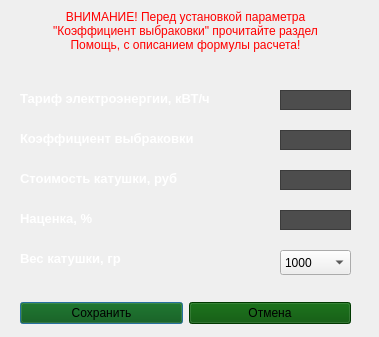
<?xml version="1.0" encoding="UTF-8"?>
<ui version="4.0">
 <class>Settings</class>
 <widget class="QDialog" name="Settings">
  <property name="geometry">
   <rect>
    <x>0</x>
    <y>0</y>
    <width>379</width>
    <height>337</height>
   </rect>
  </property>
  <property name="windowTitle">
   <string>Настройки</string>
  </property>
  <property name="windowIcon">
   <iconset>
    <normaloff>img/logo-1.png</normaloff>img/logo-1.png</iconset>
  </property>
  <widget class="QPlainTextEdit" name="input_tarif">
   <property name="geometry">
    <rect>
     <x>280</x>
     <y>90</y>
     <width>71</width>
     <height>20</height>
    </rect>
   </property>
   <property name="sizePolicy">
    <sizepolicy hsizetype="Fixed" vsizetype="Fixed">
     <horstretch>0</horstretch>
     <verstretch>0</verstretch>
    </sizepolicy>
   </property>
   <property name="font">
    <font>
     <pointsize>10</pointsize>
     <bold>true</bold>
     <stylestrategy>PreferAntialias</stylestrategy>
    </font>
   </property>
   <property name="acceptDrops">
    <bool>false</bool>
   </property>
   <property name="toolTipDuration">
    <number>0</number>
   </property>
   <property name="whatsThis">
    <string/>
   </property>
   <property name="autoFillBackground">
    <bool>false</bool>
   </property>
   <property name="styleSheet">
    <string notr="true">background-color: rgb(77, 77, 77);</string>
   </property>
   <property name="inputMethodHints">
    <set>Qt::ImhDigitsOnly</set>
   </property>
   <property name="lineWidth">
    <number>0</number>
   </property>
   <property name="verticalScrollBarPolicy">
    <enum>Qt::ScrollBarAlwaysOff</enum>
   </property>
   <property name="horizontalScrollBarPolicy">
    <enum>Qt::ScrollBarAsNeeded</enum>
   </property>
   <property name="undoRedoEnabled">
    <bool>false</bool>
   </property>
   <property name="lineWrapMode">
    <enum>QPlainTextEdit::NoWrap</enum>
   </property>
   <property name="plainText">
    <string notr="true"/>
   </property>
   <property name="tabStopDistance">
    <double>80.000000000000000</double>
   </property>
   <property name="maximumBlockCount">
    <number>3</number>
   </property>
   <property name="centerOnScroll">
    <bool>false</bool>
   </property>
   <property name="placeholderText">
    <string notr="true">0</string>
   </property>
  </widget>
  <widget class="QLabel" name="Tarif">
   <property name="geometry">
    <rect>
     <x>20</x>
     <y>90</y>
     <width>221</width>
     <height>17</height>
    </rect>
   </property>
   <property name="font">
    <font>
     <pointsize>10</pointsize>
     <bold>true</bold>
    </font>
   </property>
   <property name="styleSheet">
    <string notr="true">color: rgb(255, 255, 255);</string>
   </property>
   <property name="text">
    <string>Тариф электроэнергии, кВТ/ч</string>
   </property>
  </widget>
  <widget class="QPlainTextEdit" name="input_q_trash">
   <property name="geometry">
    <rect>
     <x>280</x>
     <y>130</y>
     <width>71</width>
     <height>20</height>
    </rect>
   </property>
   <property name="sizePolicy">
    <sizepolicy hsizetype="Fixed" vsizetype="Fixed">
     <horstretch>0</horstretch>
     <verstretch>0</verstretch>
    </sizepolicy>
   </property>
   <property name="font">
    <font>
     <pointsize>10</pointsize>
     <bold>true</bold>
     <stylestrategy>PreferAntialias</stylestrategy>
    </font>
   </property>
   <property name="acceptDrops">
    <bool>false</bool>
   </property>
   <property name="toolTipDuration">
    <number>0</number>
   </property>
   <property name="whatsThis">
    <string/>
   </property>
   <property name="autoFillBackground">
    <bool>false</bool>
   </property>
   <property name="styleSheet">
    <string notr="true">background-color: rgb(77, 77, 77);</string>
   </property>
   <property name="inputMethodHints">
    <set>Qt::ImhDigitsOnly</set>
   </property>
   <property name="lineWidth">
    <number>0</number>
   </property>
   <property name="verticalScrollBarPolicy">
    <enum>Qt::ScrollBarAlwaysOff</enum>
   </property>
   <property name="horizontalScrollBarPolicy">
    <enum>Qt::ScrollBarAsNeeded</enum>
   </property>
   <property name="undoRedoEnabled">
    <bool>false</bool>
   </property>
   <property name="lineWrapMode">
    <enum>QPlainTextEdit::NoWrap</enum>
   </property>
   <property name="plainText">
    <string notr="true"/>
   </property>
   <property name="tabStopDistance">
    <double>80.000000000000000</double>
   </property>
   <property name="maximumBlockCount">
    <number>3</number>
   </property>
   <property name="centerOnScroll">
    <bool>false</bool>
   </property>
   <property name="placeholderText">
    <string notr="true">0</string>
   </property>
  </widget>
  <widget class="QLabel" name="Q_trash">
   <property name="geometry">
    <rect>
     <x>20</x>
     <y>130</y>
     <width>201</width>
     <height>17</height>
    </rect>
   </property>
   <property name="font">
    <font>
     <pointsize>10</pointsize>
     <bold>true</bold>
    </font>
   </property>
   <property name="styleSheet">
    <string notr="true">color: rgb(255, 255, 255);</string>
   </property>
   <property name="text">
    <string>Коэффициент выбраковки</string>
   </property>
  </widget>
  <widget class="QPlainTextEdit" name="input_price_pastik">
   <property name="geometry">
    <rect>
     <x>280</x>
     <y>170</y>
     <width>71</width>
     <height>20</height>
    </rect>
   </property>
   <property name="sizePolicy">
    <sizepolicy hsizetype="Fixed" vsizetype="Fixed">
     <horstretch>0</horstretch>
     <verstretch>0</verstretch>
    </sizepolicy>
   </property>
   <property name="font">
    <font>
     <pointsize>10</pointsize>
     <bold>true</bold>
     <stylestrategy>PreferAntialias</stylestrategy>
    </font>
   </property>
   <property name="acceptDrops">
    <bool>false</bool>
   </property>
   <property name="toolTipDuration">
    <number>0</number>
   </property>
   <property name="whatsThis">
    <string/>
   </property>
   <property name="autoFillBackground">
    <bool>false</bool>
   </property>
   <property name="styleSheet">
    <string notr="true">background-color: rgb(77, 77, 77);</string>
   </property>
   <property name="inputMethodHints">
    <set>Qt::ImhDigitsOnly</set>
   </property>
   <property name="lineWidth">
    <number>0</number>
   </property>
   <property name="verticalScrollBarPolicy">
    <enum>Qt::ScrollBarAlwaysOff</enum>
   </property>
   <property name="horizontalScrollBarPolicy">
    <enum>Qt::ScrollBarAsNeeded</enum>
   </property>
   <property name="undoRedoEnabled">
    <bool>false</bool>
   </property>
   <property name="lineWrapMode">
    <enum>QPlainTextEdit::NoWrap</enum>
   </property>
   <property name="plainText">
    <string notr="true"/>
   </property>
   <property name="tabStopDistance">
    <double>80.000000000000000</double>
   </property>
   <property name="maximumBlockCount">
    <number>3</number>
   </property>
   <property name="centerOnScroll">
    <bool>false</bool>
   </property>
   <property name="placeholderText">
    <string notr="true">0</string>
   </property>
  </widget>
  <widget class="QLabel" name="Price_plastik">
   <property name="geometry">
    <rect>
     <x>20</x>
     <y>170</y>
     <width>181</width>
     <height>17</height>
    </rect>
   </property>
   <property name="font">
    <font>
     <pointsize>10</pointsize>
     <bold>true</bold>
    </font>
   </property>
   <property name="styleSheet">
    <string notr="true">color: rgb(255, 255, 255);</string>
   </property>
   <property name="text">
    <string>Стоимость катушки, руб</string>
   </property>
  </widget>
  <widget class="QPlainTextEdit" name="input_overprice">
   <property name="geometry">
    <rect>
     <x>280</x>
     <y>210</y>
     <width>71</width>
     <height>20</height>
    </rect>
   </property>
   <property name="sizePolicy">
    <sizepolicy hsizetype="Fixed" vsizetype="Fixed">
     <horstretch>0</horstretch>
     <verstretch>0</verstretch>
    </sizepolicy>
   </property>
   <property name="font">
    <font>
     <pointsize>10</pointsize>
     <bold>true</bold>
     <stylestrategy>PreferAntialias</stylestrategy>
    </font>
   </property>
   <property name="acceptDrops">
    <bool>false</bool>
   </property>
   <property name="toolTipDuration">
    <number>0</number>
   </property>
   <property name="whatsThis">
    <string/>
   </property>
   <property name="autoFillBackground">
    <bool>false</bool>
   </property>
   <property name="styleSheet">
    <string notr="true">background-color: rgb(77, 77, 77);</string>
   </property>
   <property name="inputMethodHints">
    <set>Qt::ImhDigitsOnly</set>
   </property>
   <property name="lineWidth">
    <number>0</number>
   </property>
   <property name="verticalScrollBarPolicy">
    <enum>Qt::ScrollBarAlwaysOff</enum>
   </property>
   <property name="horizontalScrollBarPolicy">
    <enum>Qt::ScrollBarAsNeeded</enum>
   </property>
   <property name="undoRedoEnabled">
    <bool>false</bool>
   </property>
   <property name="lineWrapMode">
    <enum>QPlainTextEdit::NoWrap</enum>
   </property>
   <property name="plainText">
    <string notr="true"/>
   </property>
   <property name="tabStopDistance">
    <double>80.000000000000000</double>
   </property>
   <property name="maximumBlockCount">
    <number>3</number>
   </property>
   <property name="centerOnScroll">
    <bool>false</bool>
   </property>
   <property name="placeholderText">
    <string notr="true">0</string>
   </property>
  </widget>
  <widget class="QLabel" name="Over_price">
   <property name="geometry">
    <rect>
     <x>20</x>
     <y>210</y>
     <width>181</width>
     <height>17</height>
    </rect>
   </property>
   <property name="font">
    <font>
     <pointsize>10</pointsize>
     <bold>true</bold>
    </font>
   </property>
   <property name="styleSheet">
    <string notr="true">color: rgb(255, 255, 255);</string>
   </property>
   <property name="text">
    <string>Наценка, %</string>
   </property>
  </widget>
  <widget class="QLabel" name="weight_plastik">
   <property name="geometry">
    <rect>
     <x>20</x>
     <y>250</y>
     <width>181</width>
     <height>17</height>
    </rect>
   </property>
   <property name="font">
    <font>
     <pointsize>10</pointsize>
     <bold>true</bold>
    </font>
   </property>
   <property name="styleSheet">
    <string notr="true">color: rgb(255, 255, 255);</string>
   </property>
   <property name="text">
    <string>Вес катушки, гр</string>
   </property>
  </widget>
  <widget class="QComboBox" name="plastik_menu">
   <property name="geometry">
    <rect>
     <x>280</x>
     <y>250</y>
     <width>71</width>
     <height>25</height>
    </rect>
   </property>
   <property name="acceptDrops">
    <bool>true</bool>
   </property>
   <property name="toolTipDuration">
    <number>-1</number>
   </property>
   <property name="styleSheet">
    <string notr="true">alternate-background-color: rgb(77, 77, 77);</string>
   </property>
   <property name="currentText">
    <string>1000</string>
   </property>
   <property name="currentIndex">
    <number>2</number>
   </property>
   <property name="insertPolicy">
    <enum>QComboBox::NoInsert</enum>
   </property>
   <property name="placeholderText">
    <string/>
   </property>
   <item>
    <property name="text">
     <string>5000</string>
    </property>
   </item>
   <item>
    <property name="text">
     <string>2500</string>
    </property>
   </item>
   <item>
    <property name="text">
     <string>1000</string>
    </property>
   </item>
   <item>
    <property name="text">
     <string>750</string>
    </property>
   </item>
   <item>
    <property name="text">
     <string>500</string>
    </property>
   </item>
   <item>
    <property name="text">
     <string>250</string>
    </property>
   </item>
  </widget>
  <widget class="QLabel" name="warning_text">
   <property name="geometry">
    <rect>
     <x>30</x>
     <y>10</y>
     <width>311</width>
     <height>51</height>
    </rect>
   </property>
   <property name="styleSheet">
    <string notr="true">color: rgb(255, 0, 0);</string>
   </property>
   <property name="text">
    <string>ВНИМАНИЕ! Перед установкой параметра &quot;Коэффициент выбраковки&quot; прочитайте раздел Помощь, с описанием формулы расчета!</string>
   </property>
   <property name="alignment">
    <set>Qt::AlignHCenter|Qt::AlignTop</set>
   </property>
   <property name="wordWrap">
    <bool>true</bool>
   </property>
  </widget>
  <widget class="QWidget" name="layoutWidget">
   <property name="geometry">
    <rect>
     <x>20</x>
     <y>300</y>
     <width>331</width>
     <height>27</height>
    </rect>
   </property>
   <layout class="QHBoxLayout" name="horizontalLayout">
    <item>
     <widget class="QPushButton" name="save">
      <property name="styleSheet">
       <string notr="true">background-color: rgb(0, 80, 0);</string>
      </property>
      <property name="text">
       <string>Сохранить</string>
      </property>
     </widget>
    </item>
    <item>
     <widget class="QPushButton" name="exit">
      <property name="styleSheet">
       <string notr="true">background-color: rgb(0, 80, 0);</string>
      </property>
      <property name="text">
       <string>Отмена</string>
      </property>
     </widget>
    </item>
   </layout>
  </widget>
 </widget>
 <resources/>
 <connections/>
</ui>
